Frame 1 (no input): blank canvas, image omitted
Frame 60 (no input): blank canvas, image omitted
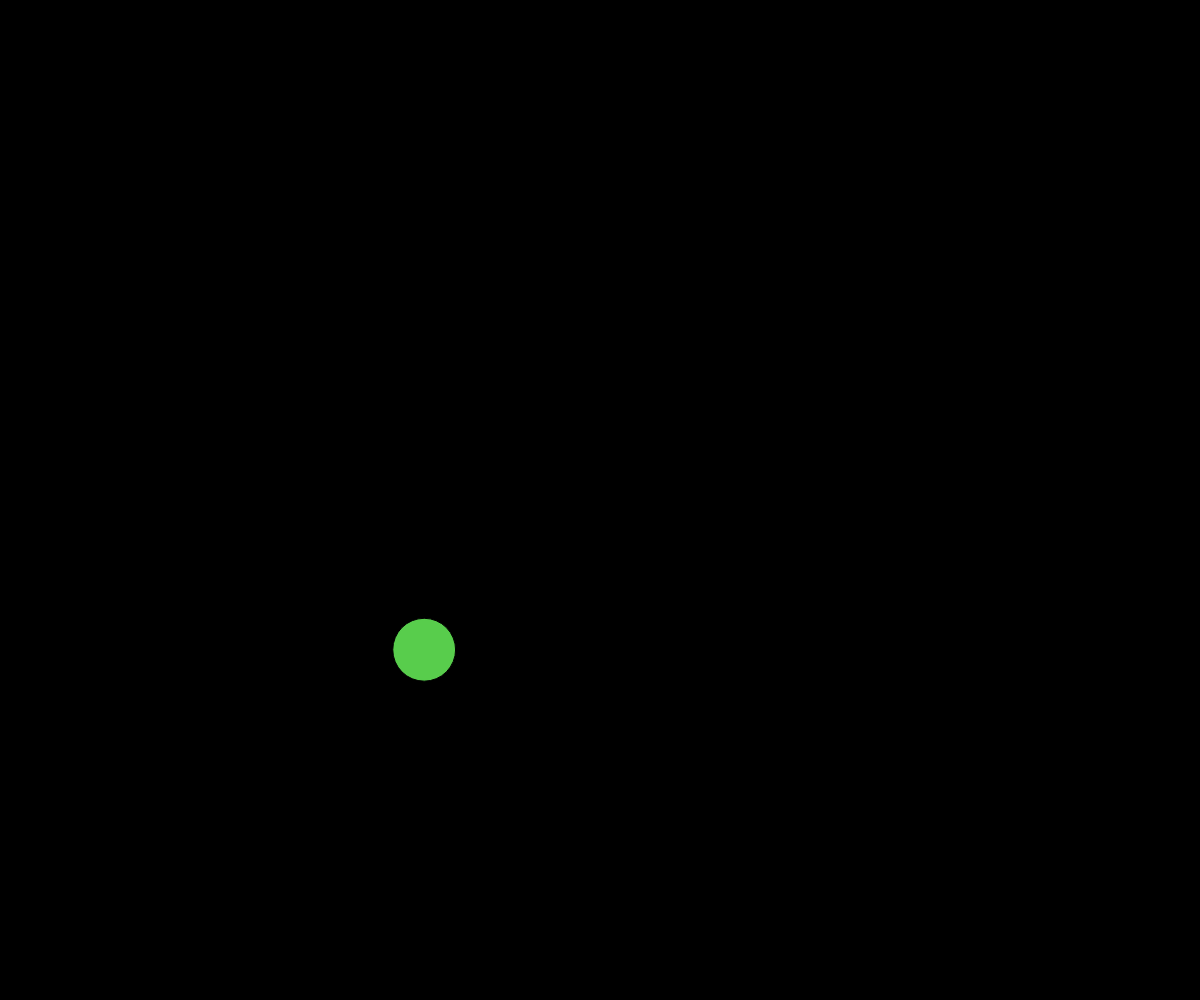
Frame 120 (the mouse pressed at the canvas centre since frame 60)

The p5.js sketch whose frames 1 and 60 were blank and that drew this single picture after the mouse press (run headless with seeded random() and noise() and a simulated clock; from frame 60 on, the mouse is pressed at the canvas centre):

// p5.js sketch
// ── sketch.js
// OOP Ball Bounce Demo

let ballArray = [];

function setup() {
  createCanvas(windowWidth, windowHeight);
}

function draw() {
  background(0);
  for (let i=0; i<ballArray.length; i++) {
    for (let j=0; j<ballArray.length; j++){
      if (i !== j){
        ballArray[i].checkColliosion(ballArray[j]);
      }
    }
    ballArray[i].move();
    ballArray[i].display();
  }
}

function mousePressed() {
  let theBall = new Ball(mouseX, mouseY, random(10, 40));
  ballArray.push(theBall);
}

class Ball {
  constructor(x, y, radius) {
    this.x = x;
    this.y = y;
    this.radius = radius;
    this.dx = random(-5, 5);
    this.dy = random(-5, 5);
    this.someColor = color(random(255), random(255), random(255));
  }

  display() {
    fill(this.someColor);
    ellipse(this.x, this.y, this.radius*2, this.radius*2);
  }

  move() {
    this.x += this.dx;
    this.y += this.dy;

    //bounce on walls
    if (this.x - this.radius < 0 || this.x + this.radius > width) {
      this.dx *= -1;
    }
    if (this.y - this.radius < 0 || this.y + this.radius > height) {
      this.dy *= -1;
    }
  }

  checkColliosion(otherBall){
    let sumOfRad = this.radius + otherBall.radius;
    let distance = dist(this.x, this.y, otherBall.x, otherBall.y);
    if (sumOfRad > distance){

      let tempDx = this.dx;
      let tempDy = this.dy;
      this.dx = otherBall.dx;
      this.dy = otherBall.dy;
      otherBall.dx = tempDx;
      otherBall.dy = tempDy;
    }
  }
}
